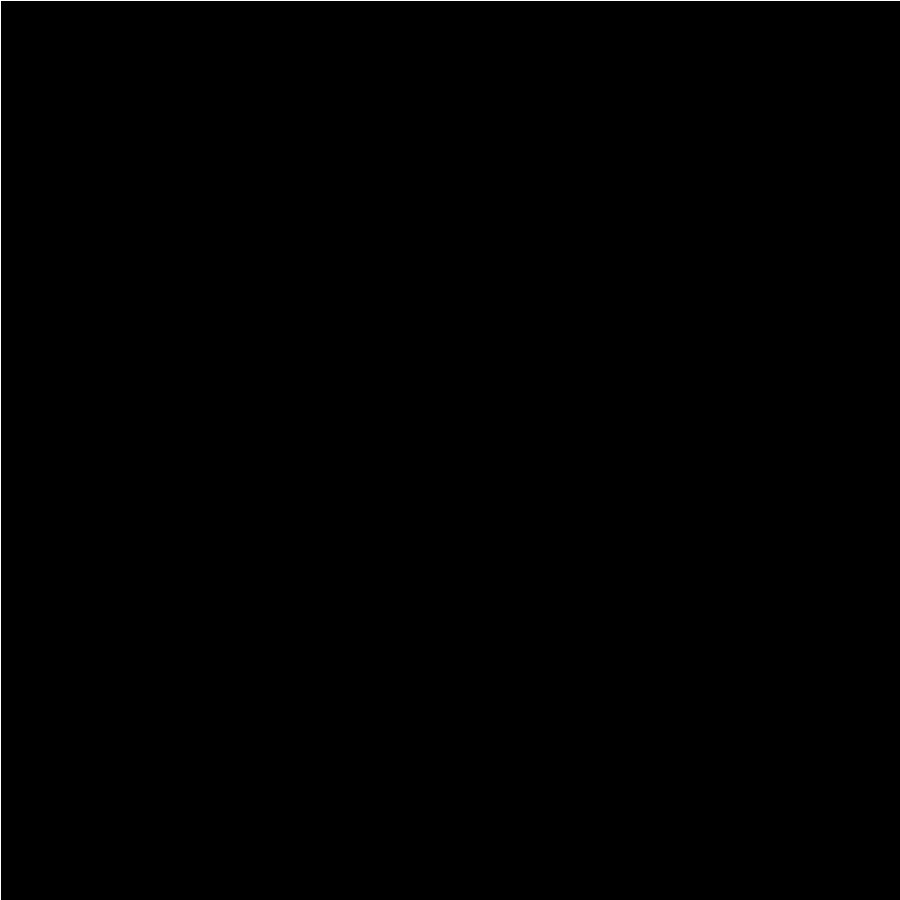
Frame 1 (no input)
Frame 60 (the mouse pressed at the canvas centre just before this capture): identical to frame 1, image omitted
Frame 120 (the mouse held since frame 60 and released just before this capture): identical to frame 1, image omitted

The Processing sketch that drew this single still picture (run headless with seeded random() and noise(); from frame 60 on, the mouse is pressed at the canvas centre):

// Processing sketch: grid_de_fibonacci
// ── grid_de_fibonacci.pde
float lado;
float mod;
float multi;
int cont;
int cont2;
int x,y,z;

void setup()
{
  size(900, 900);

  lado = width;  
  mod = 0;
  multi = 1;
  cont = 0;
  cont2 = 0;
  x = 1;
  y = 0;
  z = x + y;
}

void draw()
{
  bg();
  noFill();
  //noStroke();
  stroke(255);
  rectMode(CENTER);
  for (float linha = 0; linha < width/lado; linha++)
  {
    for (float coluna = 0; coluna < height/lado; coluna++)
    {
      //cont++;
      //if(cont2 % 2 == 0)
      //{
      //  if (cont % 2 == 0)
      //  {
      //    rect((lado/2) + lado + (lado * linha), (lado/2) + (lado * coluna), lado + mod, lado + mod);
      //  } 
      //  else 
      //  {
      //    rect((lado/2) + (lado * linha), (lado/2) + (lado * coluna), lado + mod, lado + mod);
      //  }
      //}
      //else
      //{
      //  if (cont % 2 == 0)
      //  {
      //    rect((lado/2) + (lado * linha), (lado/2) + (lado * coluna), lado + mod, lado + mod);
      //  } 
      //  else 
      //  {
      //    rect((lado/2) + lado + (lado * linha), (lado/2) + (lado * coluna), lado + mod, lado + mod);
      //  }
      //}
      rect((lado/2) + (lado * linha), (lado/2) + (lado * coluna), lado + mod, lado + mod);
    }
  }
  //mod += 2;
  //if(mod > lado/2)
  //{
  //  mod = 0;
  //  //cont2++;
  //}
  cont2++;
  if(cont2 % 120 == 0)
  {
    mod = 0;
    lado = width;
    lado = lado/z;
    println(z, " // ", width/lado);
    z = x + y;
    y = x;
    x = z;
  }
}

void bg() 
{
  push();
  rectMode(CORNER);
  noStroke();
  fill(0);
  rect(0, 0, width, height);
  pop();
}
